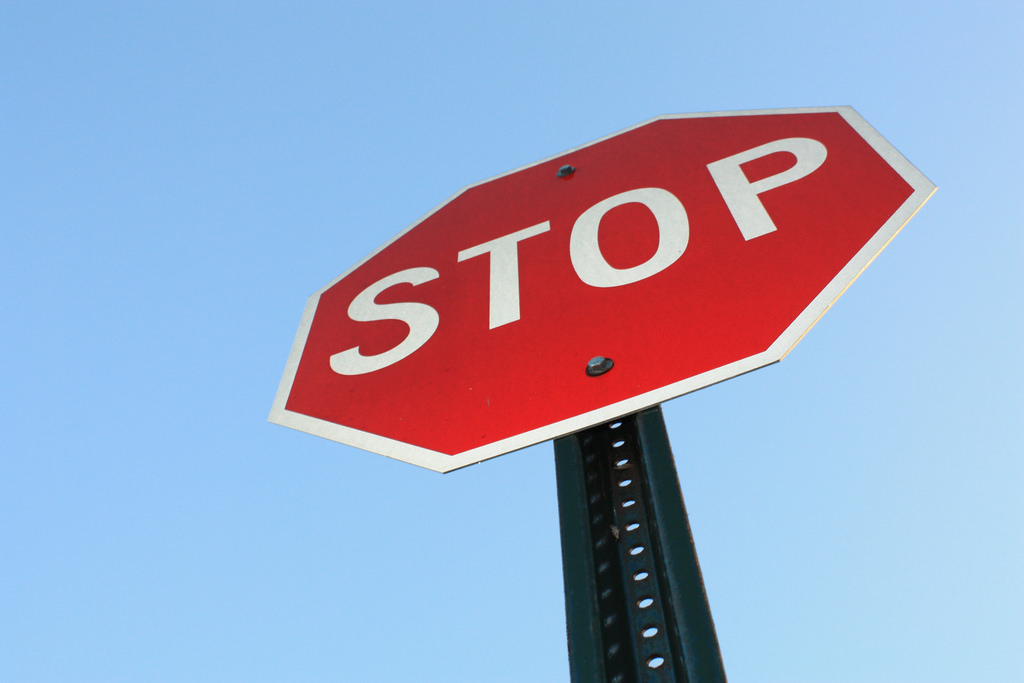
%> input picture stop.jpeg, 1024 x 683 px
$ octave projeto6.m   (GNU Octave 9; MATLAB toolbox functions it lacks are replaced by stand-ins)
%> lines starting %> are read from the running program, lines starting %| are printed output that depends on the picture; in (x1, y1, x2, y2) boxes, pixels count from 0 and x2, y2 are one past the last pixel; in counts of white or black regions, pixels touching at a corner belong together; the program's own positions count from 1
%% Projeto 06
% *Autor:* Marlon da Silva Rogério

%% Referências
% *GONZALEZ, R. C.*, WOODS, R. E. Processamento de Imagens Digitais.
% Editora Edgard Blucher, ISBN São Paulo, 2000.
% *Support MathWorks*, 2021. Disponível em: <https://www.mathworks.com/help/>.
% Acesso em: 31 de maio. de 2021.

close all; clear; clc;

%% 0.1 Sobre Cores:
placa_pare = imread('stop.jpeg');
%> placa_pare is the input picture: size 683x1024x3 uint8; mean R, G, B 156.7, 168.6, 199.5
figure;
imshow(placa_pare);
title('Placa "Pare"');

%% 0.2 Red Green Blue
rgb = imread('rgb.png');
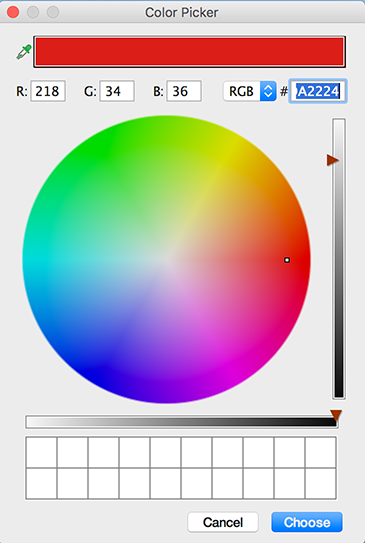
%> input picture rgb.png, 365 x 543 px
%> rgb is the input picture: size 543x365x3 uint8; mean R, G, B 197.4, 190.2, 190.7
figure;
imshow(rgb);
title('Red Green Blue"');

%% 0.3 RGB Diagrama
rgb_diagrama = imread('rgb-diagram.png');
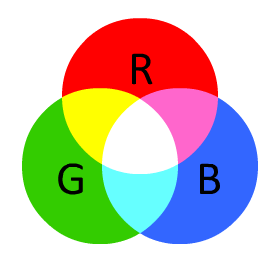
%> input picture rgb-diagram.png, 271 x 271 px
%> rgb_diagrama is the input picture: size 271x271x3 uint8; mean R, G, B 198, 192, 179.4
figure;
imshow(rgb_diagrama);
title('Red Green Blue - Diagrama"');

%% 0.4 HSV
hsv = imread('hsv.jpeg');
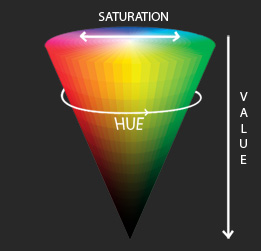
%> input picture hsv.jpeg, 261 x 251 px
%> hsv is the input picture: size 251x261x3 uint8; mean R, G, B 74.2, 70.6, 50.1
figure;
imshow(hsv);
title('Hue Saturation Value - Diagrama"');


%% 1 Processamento de Imagens Coloridas (Proposição)
% 1.1 Utilizando a imagem da lua de Jupiter,
% *(Fig0642(a)(jupiter_moon_original).tif)*:
% 1.2 segmente as regiões de ‘cor avermelhada’;
% 1.3 visualize e comente.

%% 2 Processamento de Imagens Coloridas (Aplicação)
RGB = im2double(imread('Fig0628(b)(jupiter-Io-closeup).tif'));
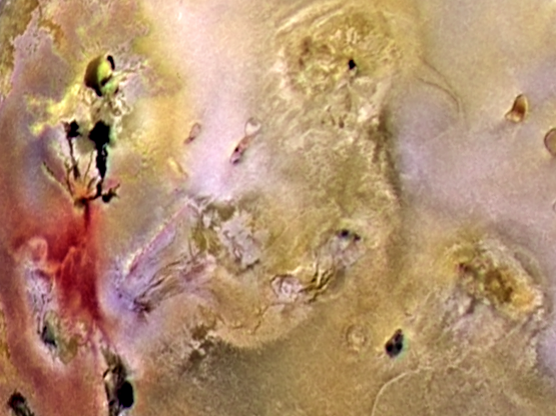
%> input picture Fig0628(b)(jupiter-Io-closeup).tif, 556 x 416 px
HSV = rgb2hsv(RGB);
%> HSV: size 416x556x3 double; mean H, S, V 0.138, 0.392, 0.708
RGBgray =rgb2gray(RGB);
figure;
subplot(1,3,1);
imshow(RGB, []);
title('Imagem RGB');
subplot(1,3,2);
imshow(HSV, []);
title('Imagem HSV');
subplot(1,3,3);
imshow(RGBgray, []);
title('Imagem RGBgray');

matiz = HSV(:,:,1);
saturacao = HSV(:,:,2);
intensidade = HSV(:,:,3);
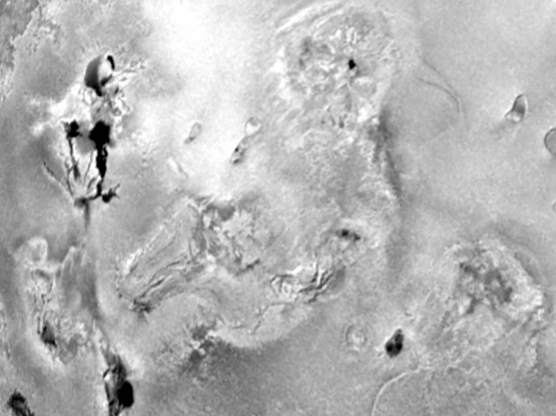
%> intensidade: size 416x556 double; min 0, max 1, mean 0.708

figure;
subplot(1,3,1);
imshow(matiz, []);
title('Matiz');
subplot(1,3,2);
imshow(saturacao, []);
title('Saturação');
subplot(1,3,3);
imshow(intensidade, []);
title('Intecidade');

%%
% *Binalização da satução*
img_binaria = double(im2bw(saturacao, 0.35));
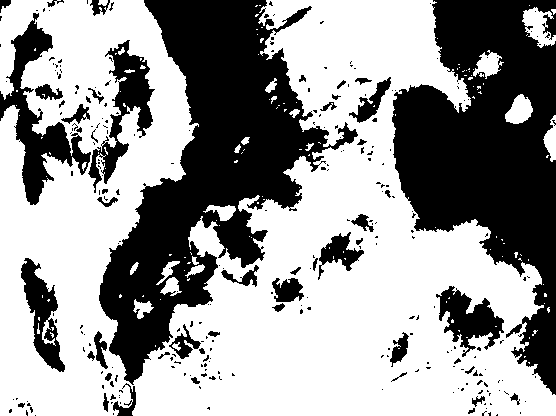
%> img_binaria: size 416x556 double; values 0 (black) and 1 (white), 60.3% white; 279 black regions (227 under 20 px), largest, box (x1, y1, x2, y2) and area: (99, 0, 358, 385) 37657, (392, 0, 556, 395) 34763, (0, 13, 91, 205) 4931
figure;
imshow(img_binaria);
title('Imagem binária da saturação');

%%
% *Máscara da matiz da saturação para cor vermelha*
mascara = matiz.*img_binaria;
figure;
imshow(mascara);
title('Máscara de saturação pela matiz');
%%
% *Limiarização da máscara*
[M, N,~] = size(RGB);
%> M = 416; N = 556
vetor_mn=zeros(M,N);
vetor_mn(mascara>0.5) = 1;
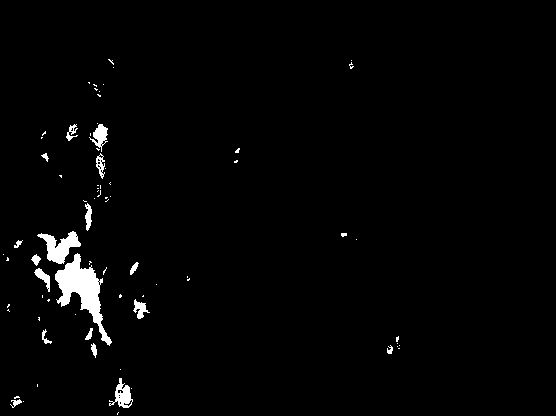
%> vetor_mn: size 416x556 double; values 0 (black) and 1 (white), 1.9% white; 76 white regions (57 under 20 px), largest, box (x1, y1, x2, y2) and area: (55, 253, 112, 346) 1818, (37, 231, 81, 264) 677, (109, 378, 133, 408) 329
figure;
imshow(vetor_mn);
title('Limiarização para regiões de intensidade de cor vermelha');

%%
% *Netivo da imagem resultante*
negativo = imcomplement(vetor_mn);
figure;
imshow(negativo);
title('Negativo da Imagem');
